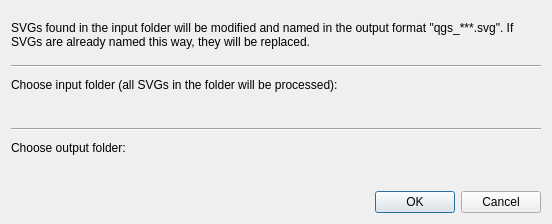
<?xml version="1.0" encoding="UTF-8"?>
<ui version="4.0">
 <class>CustomSVGDialogBase</class>
 <widget class="QDialog" name="CustomSVGDialogBase">
  <property name="geometry">
   <rect>
    <x>0</x>
    <y>0</y>
    <width>552</width>
    <height>224</height>
   </rect>
  </property>
  <property name="windowTitle">
   <string>Custom SVG</string>
  </property>
  <layout class="QVBoxLayout" name="verticalLayout_4">
   <item>
    <layout class="QVBoxLayout" name="verticalLayout_3">
     <item>
      <widget class="QLabel" name="lbl_descript">
       <property name="text">
        <string>SVGs found in the input folder will be modified and named in the output format &quot;qgs_***.svg&quot;. If SVGs are already named this way, they will be replaced.</string>
       </property>
       <property name="textFormat">
        <enum>Qt::AutoText</enum>
       </property>
       <property name="scaledContents">
        <bool>false</bool>
       </property>
       <property name="wordWrap">
        <bool>true</bool>
       </property>
      </widget>
     </item>
     <item>
      <widget class="Line" name="line_2">
       <property name="orientation">
        <enum>Qt::Horizontal</enum>
       </property>
      </widget>
     </item>
     <item>
      <layout class="QVBoxLayout" name="verticalLayout">
       <item>
        <widget class="QLabel" name="lbl_input">
         <property name="text">
          <string>Choose input folder (all SVGs in the folder will be processed):</string>
         </property>
        </widget>
       </item>
       <item>
        <widget class="QgsFileWidget" name="fdInputDirectory">
         <property name="fullUrl">
          <bool>true</bool>
         </property>
         <property name="storageMode">
          <enum>QgsFileWidget::GetDirectory</enum>
         </property>
        </widget>
       </item>
      </layout>
     </item>
     <item>
      <widget class="Line" name="line">
       <property name="orientation">
        <enum>Qt::Horizontal</enum>
       </property>
      </widget>
     </item>
     <item>
      <layout class="QVBoxLayout" name="verticalLayout_2">
       <item>
        <widget class="QLabel" name="lbl_output">
         <property name="locale">
          <locale language="English" country="UnitedStates"/>
         </property>
         <property name="text">
          <string>Choose output folder:</string>
         </property>
        </widget>
       </item>
       <item>
        <widget class="QgsFileWidget" name="fdOutputDirectory">
         <property name="fullUrl">
          <bool>true</bool>
         </property>
         <property name="storageMode">
          <enum>QgsFileWidget::GetDirectory</enum>
         </property>
        </widget>
       </item>
      </layout>
     </item>
    </layout>
   </item>
   <item>
    <widget class="QDialogButtonBox" name="button_box">
     <property name="orientation">
      <enum>Qt::Horizontal</enum>
     </property>
     <property name="standardButtons">
      <set>QDialogButtonBox::Cancel|QDialogButtonBox::Ok</set>
     </property>
    </widget>
   </item>
  </layout>
 </widget>
 <customwidgets>
  <customwidget>
   <class>QgsFileWidget</class>
   <extends>QWidget</extends>
   <header>qgsfilewidget.h</header>
  </customwidget>
 </customwidgets>
 <resources/>
 <connections>
  <connection>
   <sender>button_box</sender>
   <signal>accepted()</signal>
   <receiver>CustomSVGDialogBase</receiver>
   <slot>accept()</slot>
   <hints>
    <hint type="sourcelabel">
     <x>20</x>
     <y>20</y>
    </hint>
    <hint type="destinationlabel">
     <x>20</x>
     <y>20</y>
    </hint>
   </hints>
  </connection>
  <connection>
   <sender>button_box</sender>
   <signal>rejected()</signal>
   <receiver>CustomSVGDialogBase</receiver>
   <slot>reject()</slot>
   <hints>
    <hint type="sourcelabel">
     <x>20</x>
     <y>20</y>
    </hint>
    <hint type="destinationlabel">
     <x>20</x>
     <y>20</y>
    </hint>
   </hints>
  </connection>
 </connections>
</ui>
